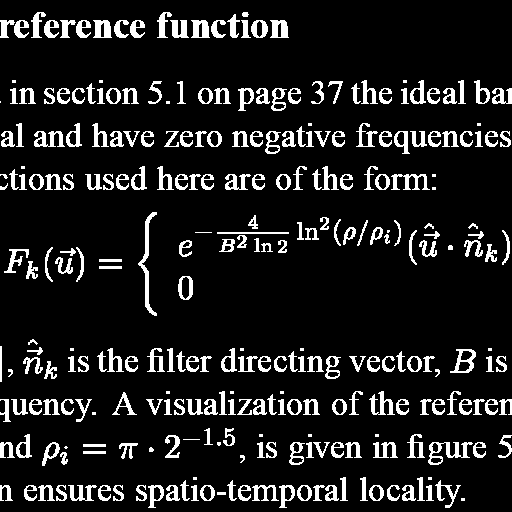
#> input picture algoritmer/bilder/textImage_clean.png, 512 x 512 px
$ python graatoneklassifikasjon.py
#> lines starting #> are read from the running program, lines starting #| are printed output that depends on the picture; after the words box and inside, x2 and y2 are one past the last pixel; in counts of white or black regions, pixels touching at a corner belong together
### algoritmer/histogram.py
import matplotlib.pyplot as plt
import numpy as np

#Et histogram for et bilde N x M der I trinnvis øker fra Imin til Imax
#N = kol, M = rad, k = bits,
# [18 lines left out: functions lagHist, lagHistforBildet, plot2Hist, not called in this run]

def normaliser2Hist(a, b):
    plt.hist(a, density=True, alpha = 0.5, label='p1')
    plt.hist(b, density= True, alpha = 0.5, label='p2')
    plt.legend(loc='upper left')
    plt.show()

### algoritmer/graatoneklassifikasjon.py
from imageio import imread
import numpy as np
from histogram import *
import matplotlib.pyplot as plt


def graatoneklass():
    # Load a "clean" image
    im_clean = imread('bilder/textImage_clean.png', as_gray=True)
#> im_clean: shape (512, 512) float32; values 100 (black) and 200 (white), 11.7% white; 286 white regions (29 under 20 px), largest, box (x1, y1, x2, y2) and area: (138, 212, 157, 316) 459, (428, 442, 473, 465) 393, (391, 174, 430, 190) 291
    (N, M) = im_clean.shape
#> N = 512; M = 512
    #lagHist('textImage_clean.png')

    # Add some noise
    noiseStd = 30 # How much white noise to add
    im_noisy = im_clean + noiseStd * np.random.normal(0, 1, (N,M))
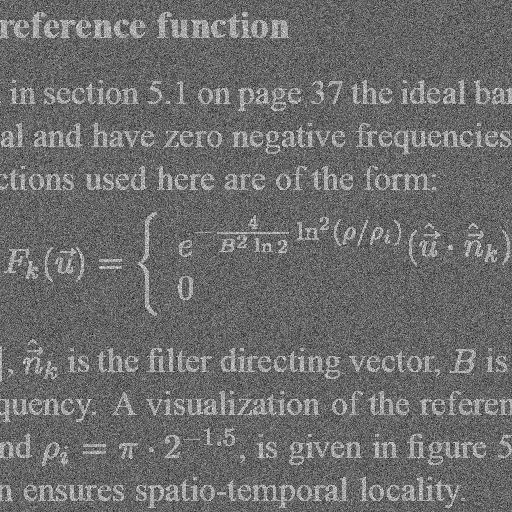
#> im_noisy: shape (512, 512) float64; min -45.56, max 321.1, mean 111.7; drawn with min black and max white
    #lagHistforBildet(im_noisy)

    # Add varying light-intesity model
    lightFactor = 500 # Increasing this increases effect of our varying-light model
    lightMask = np.array([[(x-M/2)/M for x in range(1, M+1)] for y in range(N)])
    im_light = im_clean + lightFactor * lightMask
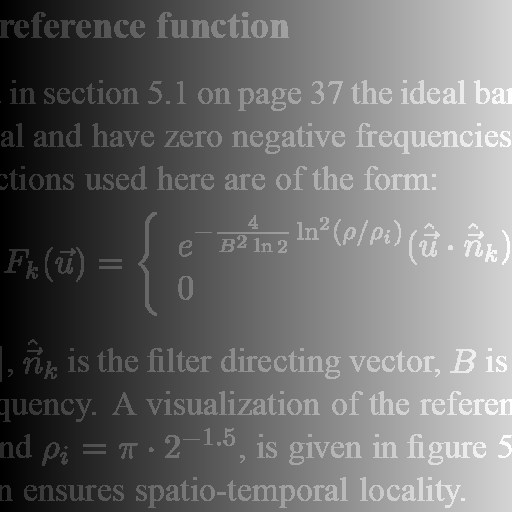
#> im_light: shape (512, 512) float64; min -149, max 450, mean 112.1; drawn with min black and max white
    #lagHistforBildet(im_light)

    # Separate background and foreground pixels using our "clean" image
    backgroundPixels = [im_noisy[x][y] for x in range(N) for y in range(M) if im_clean[x][y] < 150]
#> backgroundPixels = 231600 items
    foregroundPixels = [im_noisy[x][y] for x in range(N) for y in range(M) if im_clean[x][y] > 150]
#> foregroundPixels = 30544 items
    #plot2Hist(backgroundPixels, foregroundPixels)
    #antall = klassifiseringsfeil(backgroundPixels, foregroundPixels, 175)
    #print("antall: ", antall)
    normaliser2Hist(backgroundPixels, foregroundPixels)
#> in normaliser2Hist, `plt.show()`:
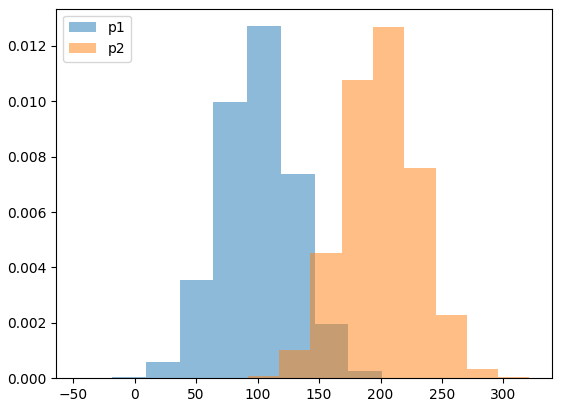
#> figure drawn by matplotlib, 1 panel; tallest bar 0.0127 high, from x = 91.51 to 118.9; tallest bar 0.0127 high, from x = 193.9 to 219.3

def klassifiseringsfeil(img_b, img_f, t):
    out1, bins, _ = plt.hist(img_b)
    out2, bins, _= plt.hist(img_f)
    antall = sum(out1[int(out2.min()), t]*np.diff(bins[int(out2.min()), t+1]))
    # [4 lines of commented-out code are left out]
    return antall


if __name__ == '__main__':
    graatoneklass()
